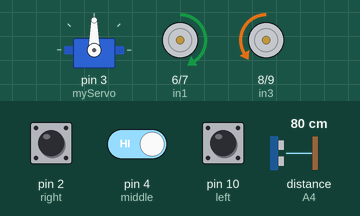
Simulated run of this sketch. Board: Arduino Uno, built with avr-gcc and run on an emulated ATmega328P. Shown: servo, motor-driver pin pairs drawn as motors (green arrow = first pin HIGH = forward, orange = second pin HIGH = backward, longer = more drive, scaled by the enable pin). Wiring (inferred from the names in the program): ultrasonic range finder: trigger A5; echo A4. The inputs (shaded band) are chosen by the test bench; at power-on: distance to the obstacle (sensor on A4) 80 cm, pin 2 (right) HIGH, pin 10 (left) HIGH, pin 4 (middle) HIGH. The echo pulse lasts 58.3 µs per cm.

Above: at 1.2 s.
1.3 s: distance to the obstacle (sensor on A4) set to 23 cm
2.8 s: distance to the obstacle (sensor on A4) set to 18 cm
At 3.2 s:
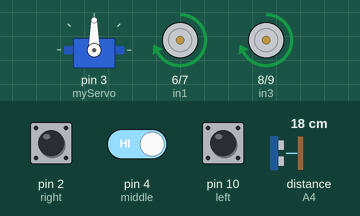
5.8 s: pin 2 (right) pulled LOW for 3.2 s
At 6.6 s:
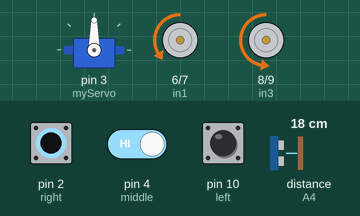
10.5 s: pin 10 (left) pulled LOW for 0.15 s
13.5 s: pin 4 (middle) driven LOW
15.3 s: pin 2 (right) pulled LOW for 0.15 s
At 15.38 s:
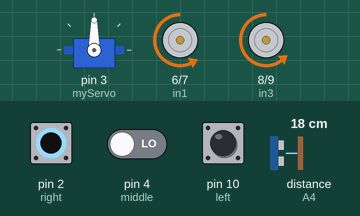
Timing chart, 0 to 17.9 s (numbered marks = the images above; inputs shaded):
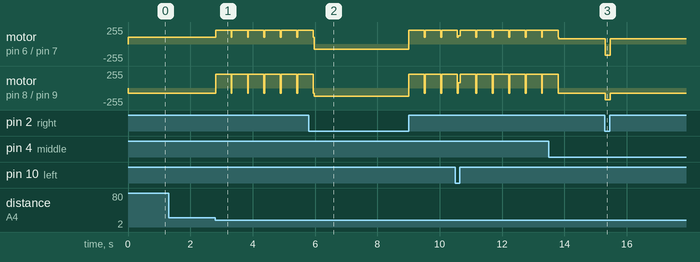

The sketch:

line_fol_and_obst_fol.ino
```cpp
/*MEEM 4707 Lab5 extended version (spring break)*/
/*Complied by Deep*/

/*Task is to follow line on the floor and also detect obstacle, if any run away from it*/

/*3 line following modules
  if middle(pin4) is triggered --> forward
     left(pin 10) is triggered --> left
     right(pin 2) is triggered --> right
*/

#include <Servo.h>    //includes servo motor library

long int t1, tf;

int t0 = millis();

/*ultrasonic sensor pins*/
int enA = 5;
int enB = 11;
int in1 = 6;
int in2 = 7;
int in3 = 8;
int in4 = 9;
int trigPin = A5;
int echoPin = A4;

/*ultrasonic variables*/
int dis = 15;
int vel = 40;

Servo myServo;

void setup() {

  //updateMot(40, 40); //initalizes robot to move ahead and hunt for line to track

  Serial.begin(9600);
  myServo.attach(3);
  myServo.write(90); //I don't like my servo flopping around


  //set up pins here
  pinMode(in1,OUTPUT);
  pinMode(in2,OUTPUT);
  pinMode(in3,OUTPUT);
  pinMode(in4,OUTPUT);
  pinMode(enA,OUTPUT);
  pinMode(enB,OUTPUT);
  pinMode(trigPin, OUTPUT);
  pinMode(echoPin, INPUT);
}

/*function for runtime delay*/
long int mdelay(long int x) {
//  long int t1, tf;
  t1 = t0 + x;  // where x is desired time in microseconds
  tf = t1 % t0;

  if (tf <= 1) {
    Serial.println(tf);
  }
}

void updateMot(int left, int right) {
  //updateMot function. Handles two integer inputs that are the speeds of motor A and motor B between -100 and 100
  //returns nothing
  //controls the L298N module direction and scales the outputs to be full range

  //init pins
  int enA = 5;
  int enB = 11;
  int in1 = 6;
  int in2 = 7;
  int in3 = 8;
  int in4 = 9;
  pinMode(enA, OUTPUT);
  pinMode(enB, OUTPUT);
  pinMode(in1, OUTPUT);
  pinMode(in2, OUTPUT);
  pinMode(in3, OUTPUT);
  pinMode(in4, OUTPUT);

  //set h-bridge directions
  if (left < 0) {
    digitalWrite(in3, HIGH);
    digitalWrite(in4, LOW);
  } else {
    digitalWrite(in3, LOW);
    digitalWrite(in4, HIGH);
  }
  if (right > 0) {
    digitalWrite(in1, HIGH);
    digitalWrite(in2, LOW);
  } else {
    digitalWrite(in1, LOW);
    digitalWrite(in2, HIGH);
  }

  //scale the output to be from 0-255
  left = constrain(abs(left), 0, 100);
  right = constrain(abs(right), 0, 100);
  left = map(left, 0, 100, 0, 255);
  right = map(right, 0, 100, 0, 255);

  //PWM output
  analogWrite(enB, left);
  analogWrite(enA, right);
}

void loop() {

  int right = 2;      //defines right IR on pin 2
  int middle = 4;     //defines middle IR on pin 4
  int left = 10;      //defines left IR on pin 10

  pinMode(right, INPUT);    //keeping right side module as input
  pinMode(middle, INPUT);   //        middle module
  pinMode(left, INPUT);    //       left side module

  int mpin, rpin, lpin, mem, mem1, newmem;    //defines variable for all three IR and memory also

  /*setting negative logic for getting literal values corresponding to name, from IR sensor*/
  mpin = !digitalRead(middle); //reads middle pin in mpin
  rpin = !digitalRead(right);  //reads right pin in rpin
  lpin = !digitalRead(left);   //reads left pin in lpin

  delay(5);

  /*logic for line following starts from here*/

    //middle IR active then go straight
  if (mem = ((mpin == 1) && (rpin == 0) && (lpin == 0))) {
    updateMot(32, 32);
    delay(5);
    // delay(500);
    //mdelay(100);
  }
    //right IR active then take right turn
  else if (mem = ((mpin == 0) && (rpin == 1) && (lpin == 0))) {
    updateMot(50, -30);
//    delay(5);
//        if((mpin == 1) && (rpin == 0) && (lpin == 0)){
//      updateMot(0,0);
//    }
    // delay(500);
    //mdelay(100);
  }
    //left IR active then take left turn
  else if (mem = ((mpin == 0) && (rpin == 0) && (lpin == 1))) {
    updateMot(-30,50);
    delay(5);
    //delay(500);
    // mdelay(100);
  }

  /*For given two sensor detection*/

    //if center and right IR active then take gradual right turn
  else if (mem = ((mpin == 1) && (rpin == 1) && (lpin == 0))) {
    updateMot(70, -65);
    delay(5);
    // delay(500);
    //mdelay(100);
  }
    //if center and left IR active then take gradual left turn
  else if (mem = ((mpin == 1) && (rpin == 0) && (lpin == 1))) {
    updateMot(-65, 70);
    delay(5);
    //delay(500);
    // mdelay(100);
  }
  else if(mem=((mpin == 1) && (rpin == 1) && (lpin == 1))){
    //updateMot(50,0);
    //delay(200);
    //newmem=mem1;
    //mem1=newmem;
    updateMot(32,32);
    //delay(20);
    //newmem=mem1;
    //mem1=newmem;
    //updateMot(0,0);
  }
    //if no IR active then look for obstcale
  else if ((mpin == 0) && (rpin == 0) && (lpin == 0)) {
    //newmem = mem;
    //mem = newmem;
    //delay(200);

   // mdelay(1000);

      obstacle();

  }
//  else {
//    updateMot(0,0);    // if any loop crashes, then run straight
//    delay(5);
//  }
}

void obstacle(){
 float distance = readDistance();

//if any obstacle is within 20 cm periphery then turn right and move in that direction
if(distance <= 20.0){
  updateMot(-80,80);
  delay(500);
  updateMot(30,40);
  delay(20);
}

//if obstacle is detected but is outside of 20 cmm periphery then move right side gradually
else{
  updateMot(30,40);
}
}


float readDistance(void) {
  //readDistance function. Uses ultrasonic sensor and returns a floating point
  //distance in centimeters.

  //init pins
  int trigPin = A5;
  int echoPin = A4;
  pinMode(trigPin, OUTPUT);
  pinMode(echoPin, INPUT);

  //send a trigger
  digitalWrite(trigPin, LOW);
  delayMicroseconds(2);
  digitalWrite(trigPin, HIGH);
  delayMicroseconds(5);
  digitalWrite(trigPin, LOW);

  //wait for a response and convert to cm
  return pulseIn(echoPin, HIGH)/29.0/2.0;
}
```

Measured:
- the behaviour switches between 21 and 20 cm on distance to the obstacle (sensor on A4) (found by bisection; images 0 and 1)
- after the input at 1.3 s, every drawn part: stays the same
- after the input at 2.8 s, motor on pin 6 (in1) / pin 7 (in2): alternates forward 204/255 for 0.50 s and forward 102/255 for 0.03 s, starting at once; motor on pin 8 (in3) / pin 9 (in4): alternates forward 204/255 for 0.50 s and backward 76/255 for 0.03 s, starting at once
- after the input at 15.3 s, motor on pin 6 (in1) / pin 7 (in2): forward 81/255 → backward 165/255 at once, → forward 81/255 0.15 s later; motor on pin 8 (in3) / pin 9 (in4): backward 81/255 → backward 178/255 at once, → backward 81/255 0.15 s later
